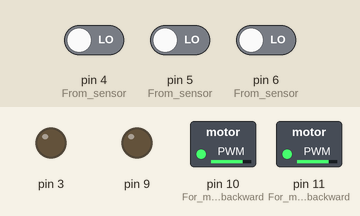
The sketch below on a simulated Arduino Uno, built with avr-gcc and run on an emulated ATmega328P. On the bench: switched loads named in the sketch (green lamp = pin HIGH), output pins drawn as LEDs (lit = HIGH). Inputs (shaded band) come from the test bench; at power-on: pin 4 (From_sensor) LOW, pin 5 (From_sensor) LOW, pin 6 (From_sensor) LOW.

Above: at 1.2 s.
1.3 s: pin 4 (From_sensor) driven HIGH
At 2.7 s:
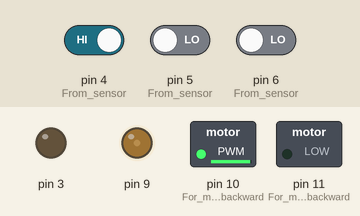
3.0 s: pin 5 (From_sensor) driven HIGH
At 3.8 s:
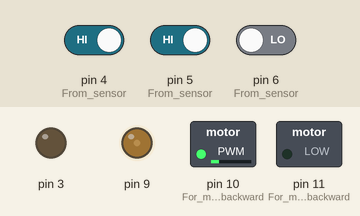
4.5 s: pin 6 (From_sensor) driven HIGH
At 5.1 s:
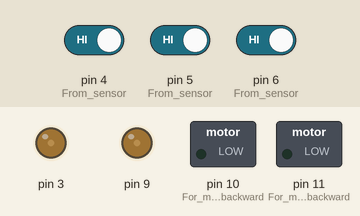
6.0 s: pin 4 (From_sensor) driven LOW
At 6.3 s:
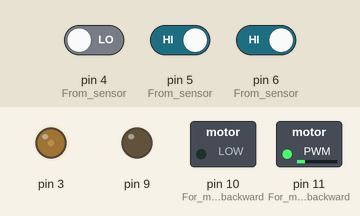
7.5 s: pin 5 (From_sensor) driven LOW
At 8.5 s:
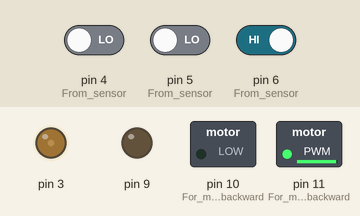
Timing chart, 0 to 10.0 s (numbered marks = the images above; inputs shaded):
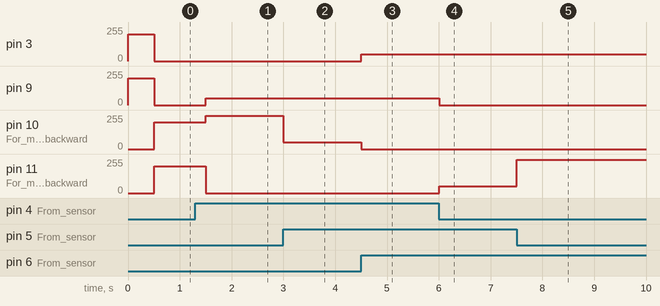

The sketch:

Maze_1.ino
```cpp
// Manipulate the rotation of wheels (0-255)

int a=0,b,c,d,e,f,g,re,i,m=0,command;
// Calibrate them according to requirements
int forward_speed = 200;
int max_turn_speed = 250;
int min_turn_speed = 50;
int min_forward_speed = 50;

void setup() {
  // put your setup code here, to run once:
  pinMode(4,INPUT);         // From sensor
  pinMode(6,INPUT);         // From sensor
  pinMode(5,INPUT);         // From sensor
  pinMode(3,OUTPUT);        // For motor  left  forward_movement
  pinMode(9,OUTPUT);        // For motor  right forward_movement
  pinMode(10,OUTPUT);       // For motor  left  backward_movement
  pinMode(11,OUTPUT);       // For motor  right backward_movement
}

void loop() {
  // '1' indicates black under it, '0' indicates white.
  // Priority to Right hand movement if both corners indicates high.
  // Sensors order left(4),middle(5),right(6)

  b=digitalRead(4);
  c=digitalRead(5);
  d=digitalRead(6);
  command=b*4+c*2+d*1;
  switch (command)
  {

    case 0: // Sensors outputs 0,0,0   Moves back
    {
      for(i=1;i<=100;i++)   //moves front
      {
        analogWrite(3,forward_speed);
        analogWrite(9,forward_speed);
        digitalWrite(10,LOW);
        digitalWrite(11,LOW);
        // Checking if get on the path.
        e=digitalRead(4);
        f=digitalRead(5);
        g=digitalRead(6);
        re=4*e+2*f+7*g;
        if(re == 0){
         delay(5);     // Calibrate it
        }
        else {
          m=1;
          break;
        }
      }
     if(m==0)
     {
      analogWrite(10,forward_speed);
      analogWrite(11,forward_speed);
      digitalWrite(3,LOW);
      digitalWrite(9,LOW);
      delay(1000);
     }
     m=0;
     break;
    }

    case 1: // Sensors outputs 0,0,1   Moves right fast
    {
      analogWrite(3,min_forward_speed);
      analogWrite(11,max_turn_speed);
      digitalWrite(10,LOW);
      digitalWrite(9,LOW);
      delay(10);
      break;
    }

    case 2: // Sensors outputs 0,1,0   Moves straight
    {
      analogWrite(3,forward_speed);
      analogWrite(9,forward_speed);
      digitalWrite(10,LOW);
      digitalWrite(11,LOW);
      delay(10);
      break;
    }

    case 3: // Sensors outputs 0,1,1   Moves right but slowly
    {
      analogWrite(3,min_forward_speed);
      analogWrite(11,min_turn_speed);
      digitalWrite(10,LOW);
      digitalWrite(9,LOW);
      delay(10);
      break;
    }

    case 4: // Sensors outputs 1,0,0   Moves left fast
    {
      analogWrite(9,min_forward_speed);
      analogWrite(10,max_turn_speed);
      digitalWrite(11,LOW);
      digitalWrite(3,LOW);
      delay(10);
      break;
    }

    case 5: // Sensors outputs 1,0,1   Moves front
    {
      analogWrite(3,forward_speed);
      analogWrite(9,forward_speed);
      digitalWrite(10,LOW);
      digitalWrite(11,LOW);
      delay(10);
      break;
    }

    case 6: // Sensors outputs 1,1,0   Moves Left but slowly
    {
      analogWrite(10,min_turn_speed);
      analogWrite(9,min_forward_speed);
      digitalWrite(3,LOW);
      digitalWrite(11,LOW);
      delay(10);
      break;
    }

    case 7: // Sensors outputs 1,1,1   Moves straight or right
    {
      // Moves front

        analogWrite(3,min_forward_speed);
        analogWrite(9,min_forward_speed);
        digitalWrite(10,LOW);
        digitalWrite(11,LOW);
        delay(100);

      break;
    }
    default:
    {
      break;
    }
  }
}
```

Measured:
- after the input at 1.3 s, pin 3: stays 0/255 (without the input it goes to 200/255 after 0.20 s); pin 11 (For_motor__right_backward): goes on until 1.5 s, then stays 0/255
- after the input at 3.0 s, pin 10 (For_motor__left__backward): 250/255 → 50/255 at once
- after the input at 4.5 s, pin 3: 0/255 → 50/255 at once; pin 10 (For_motor__left__backward): 50/255 → 0/255 at once
- after the input at 6.0 s, pin 9: 50/255 → 0/255 at once; pin 11 (For_motor__right_backward): 0/255 → 50/255 at once
- after the input at 7.5 s, pin 11 (For_motor__right_backward): 50/255 → 250/255 at once
